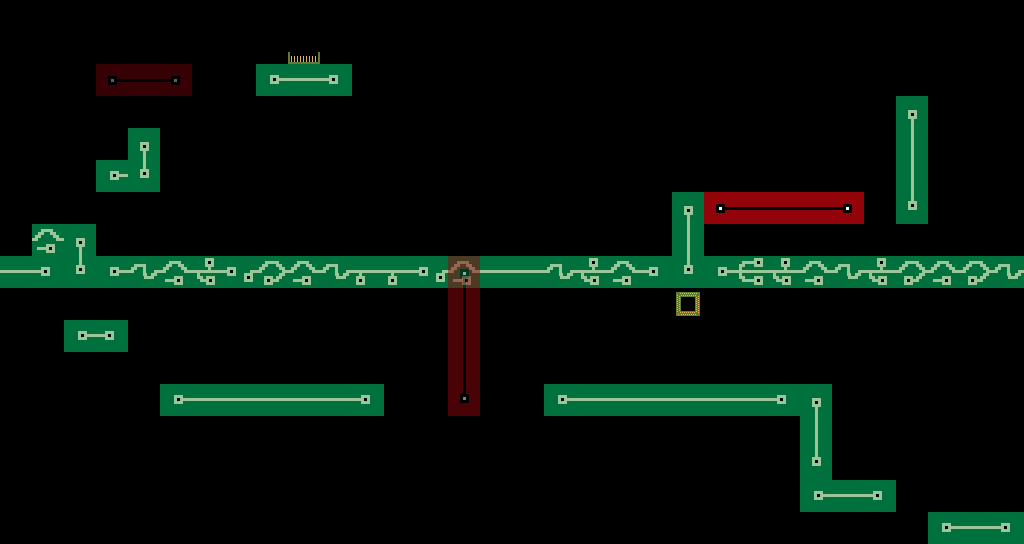

This game map was drawn from its Tiled (.tmx) file and the tilesets committed beside it. A one-line description and the trimmed map source follow:
An orthogonal 32x17 tile map with 32x32 px tiles, 8 tile layers (floor, playerspawn, platform1, wall2, ...), 2 tilesets.

<map version="1.0" orientation="orthogonal" width="32" height="17" tilewidth="32" tileheight="32">
 <tileset firstgid="1" name="Map" tilewidth="32" tileheight="32">
  <image source="../tilesets/tileset.png" width="160" height="160" />
 </tileset>
 <tileset firstgid="26" name="numbers" tilewidth="32" tileheight="32">
  <image source="../fontsets/numbers.png" width="320" height="32" />
 </tileset>
 <layer name="floor" width="32" height="17">
  <properties>
   <property name="solid" value="true" />
  </properties>
  <data>[544 cells, 71 non-empty, 13 distinct tile ids]</data>
 </layer>
 <layer name="playerspawn" width="32" height="17">
  <data>[544 cells, 1 non-empty, 1 distinct tile ids]</data>
 </layer>
 <layer name="platform1" width="32" height="17" opacity="0.37">
  <properties>
   <property name="minOpacity" value="0.25" />
  </properties>
  <data>[544 cells, 3 non-empty, 3 distinct tile ids]</data>
 </layer>
 <layer name="wall2" width="32" height="17" opacity="0.5">
  <properties>
   <property name="minOpacity" value="0.25" />
  </properties>
  <data>[544 cells, 5 non-empty, 3 distinct tile ids]</data>
 </layer>
 <layer name="platform2" width="32" height="17">
  <properties>
   <property name="dx" value="1" />
  </properties>
  <data>[544 cells, 5 non-empty, 3 distinct tile ids]</data>
 </layer>
 <layer name="key" width="32" height="17">
  <data>[544 cells, 1 non-empty, 1 distinct tile ids]</data>
 </layer>
 <layer name="exit" width="32" height="17">
  <data>[544 cells, 1 non-empty, 1 distinct tile ids]</data>
 </layer>
 <layer name="levelnumber" width="32" height="17">
  <data>[544 cells, 5 non-empty, 2 distinct tile ids]</data>
 </layer>
</map>
